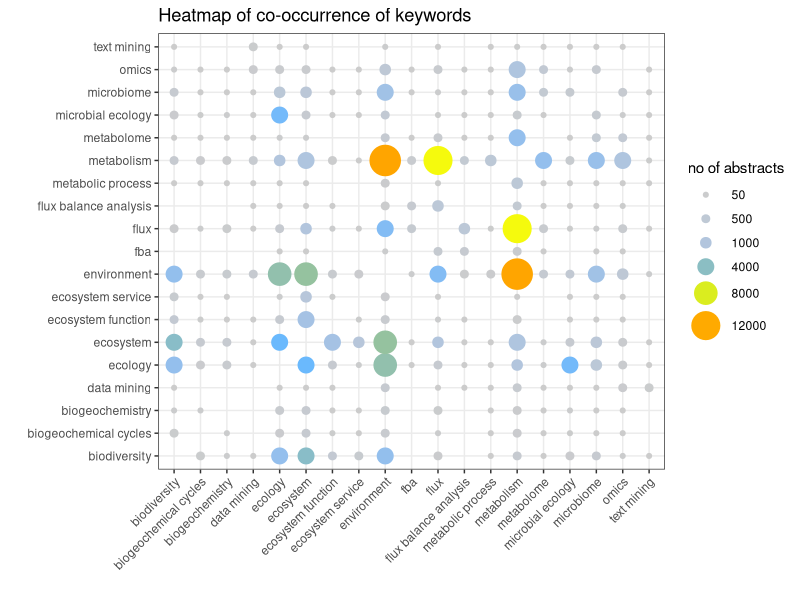

Write R code to recreate this figure.
#
#
library(tidyverse)

keywords_heatmap_long <- read_delim("keywords_heatmap.txt",delim="\t", col_names=T)


#factor values so they appear in alphabetical order
keywords_heatmap_long$colname <- factor(keywords_heatmap_long$colname, level=unique(keywords_heatmap_long$colname))

keywords_heatmap_long$rowname <- factor(keywords_heatmap_long$rowname, level=unique(keywords_heatmap_long$rowname))

# remove zero's and loops (self occurrence)
keywords_heatmap_long <- keywords_heatmap_long %>% filter(!rowname==colname, count>0)

# elements of the plot
g <- guide_legend("no of abstracts") # legend title and combination of different colors and shapes into one legend
breaks=c(50,500,1000,4000,8000,12000) # the breaks of the legend and point size

#
pubmed_keyword_coocurrence_heatmap <- ggplot()+
  geom_tile(data=keywords_heatmap_long,aes(x=colname, y=rowname,fill=count),alpha=0, show.legend = F)+
  geom_point(data=keywords_heatmap_long,aes(x=colname, y=rowname,colour = count, size =count))  +
  scale_size_binned(name="co-occurrence",range = c(1, 10),breaks=breaks)+
  scale_colour_gradientn(colours =c("gray80","steelblue1","yellowgreen","yellow","orange"),breaks=breaks) +
  guides(colour = g, size = g)+
  ggtitle("Heatmap of co-occurrence of keywords")+
  xlab("") +
  ylab("")+
  theme_bw()+
  theme(axis.text.x = element_text(angle = 45, hjust = 1))

ggsave("plots/pubmed_keyword_coocurrence_heatmap.pdf", plot = pubmed_keyword_coocurrence_heatmap, device = "pdf", dpi = 150)
